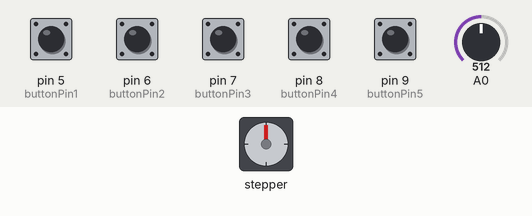
Simulated run of this sketch. Board: Arduino Uno, built with avr-gcc and run on an emulated ATmega328P. Shown: stepper motor. Wiring (inferred from the names in the program): stepper motor driver (400 steps per turn assumed): step pin 4; direction pin 3. The test bench sets the inputs (shaded band); at power-on: pin 5 (buttonPin1), pin 6 (buttonPin2), pin 7 (buttonPin3), pin 8 (buttonPin4), pin 9 (buttonPin5) LOW, A0 = 512. What the sketch prints to the serial monitor is not drawn.

Above: at 1.2 s.
1.3 s: pin 5 (buttonPin1) pulled HIGH for 0.15 s
4.4 s: pin 9 (buttonPin5) pulled HIGH for 0.15 s
7.5 s: pin 6 (buttonPin2) pulled HIGH for 0.15 s
10.6 s: pin 9 (buttonPin5) pulled HIGH for 1 s
13.8 s: pin 7 (buttonPin3) pulled HIGH for 0.15 s
16.9 s: pin 6 (buttonPin2) driven HIGH and pin 9 (buttonPin5) driven HIGH
Timing chart, 0 to 67.4 s (numbered marks = the images above; inputs shaded):
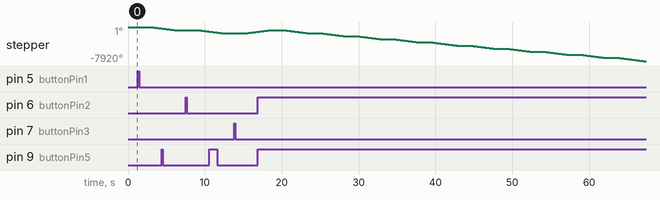

Measured:
- after the input at 1.3 s, stepper: keeps turning counter-clockwise at about 225°/s, starting after 1.6 s
- after the input at 7.5 s, stepper: keeps turning counter-clockwise at about 225°/s, starting after 1.6 s
- after the input at 13.8 s, stepper: keeps turning clockwise at about 226°/s, starting after 1.6 s

The sketch:

STEM1ArduinoCode.ino
```cpp
// (licence header left out)
#include "arduinoFFT.h"

#define SAMPLES 128             //SAMPLES-pt FFT. Must be a base 2 number. Max 128 for Arduino Uno.
#define SAMPLING_FREQUENCY 2640 //Ts = Based on Nyquist, must be 2 times the highest expected frequency.

arduinoFFT FFT = arduinoFFT();

unsigned int samplingPeriod;
unsigned long microSeconds;

double vReal[SAMPLES]; //create vector of size SAMPLES to hold real values
double vImag[SAMPLES]; //create vector of size SAMPLES to hold imaginary values
double peak[20];
const int buttonPin1 = 5;     // the number of the pushbutton pin
const int buttonPin2 = 6;     // the number of the pushbutton pin
const int buttonPin3 = 7;     // the number of the pushbutton pin
const int buttonPin4 = 8;     // the number of the pushbutton pin
const int buttonPin5 = 9;     // the number of the pushbutton pin

const int dirPin = 3;
const int stepPin = 4;
const int stepsPerRevolution = 400;

const double stringG = 196.0;
const double stringD = 293.6;
const double stringA = 440.0;
const double stringE = 659.3;

int TrueOrFalse;
int buttonState1 = 0;         // variable for reading the pushbutton status
int buttonState2 = 0;         // variable for reading the pushbutton status
int buttonState3 = 0;         // variable for reading the pushbutton status
int buttonState4 = 0;         // variable for reading the pushbutton status
int buttonState5 = 0;         // variable for reading the pushbutton status

int stringFrequency;
void setup()
{
  pinMode(stepPin, OUTPUT);
  pinMode(dirPin, OUTPUT);
     pinMode(buttonPin1, INPUT);
    pinMode(buttonPin2, INPUT);
    pinMode(buttonPin3, INPUT);
    pinMode(buttonPin4, INPUT);
    Serial.begin(115200); //Baud rate for the Serial Monitor
    samplingPeriod = round(1000000*(1.0/SAMPLING_FREQUENCY)); //Period in microseconds
    }


void loop()
{
   // read the state of the pushbutton value:
  buttonState1 = digitalRead(buttonPin1);
  // check if the pushbutton is pressed. If it is, the buttonState is HIGH:
  if (buttonState1 == HIGH) {
        Serial.println("G String Mode");
        TrueOrFalse = 1;
        stringFrequency = stringG;
  }

  // read the state of the pushbutton value:
  buttonState2 = digitalRead(buttonPin2);

  // check if the pushbutton is pressed. If it is, the buttonState is HIGH:
  if (buttonState2 == HIGH) {
    Serial.print("D String Mode");
    TrueOrFalse = 1;
    stringFrequency = stringD;
  }
  buttonState3 = digitalRead(buttonPin3);

  // check if the pushbutton is  pressed. If it is, the buttonState is HIGH:
  if (buttonState3 == HIGH) {
        Serial.println("A String Mode");
       TrueOrFalse = 1;
       stringFrequency = stringA;

  }
  // read the state of the pushbutton value:
  buttonState4 = digitalRead(buttonPin4);

  // check if the pushbutton is pressed. If it is, the buttonState is HIGH:
  if (buttonState4 == HIGH) {
        Serial.println("E String Mode");

       TrueOrFalse = 1;
       stringFrequency = stringE;
  }

  while(TrueOrFalse == 1) {
  for(int j = 0;j<7;j++) {
    frequencydetect(j);
  }
    frequencymotor(stringFrequency);


}
}
void frequencydetect(int j)
{

    for(int i=0; i<SAMPLES; i++)
    {
       //offbutton
  buttonState5 = digitalRead(buttonPin5);
  if(buttonState5 == HIGH) {
    TrueOrFalse = 0;
    Serial.println("End");

  }
        microSeconds = micros();    //Returns the number of microseconds since the Arduino board began running the current script.

        vReal[i] = analogRead(0); //Reads the value from analog pin 0 (A0), quantize it and save it as a real term.
        vImag[i] = 0; //Makes imaginary term 0 always

        /*remaining wait time between samples if necessary*/
        while(micros() < (microSeconds + samplingPeriod))
        {
          //do nothing
        }
    }

    /*Perform FFT on samples*/
    FFT.Windowing(vReal, SAMPLES, FFT_WIN_TYP_HAMMING, FFT_FORWARD);
    FFT.Compute(vReal, vImag, SAMPLES, FFT_FORWARD);
    FFT.ComplexToMagnitude(vReal, vImag, SAMPLES);

    /*Find peak frequency and print peak*/
    double peak1 = FFT.MajorPeak(vReal, SAMPLES, SAMPLING_FREQUENCY);
        peak1 = -0.973485 + 0.96289*peak1 + 9.18623*pow(10,-6) * pow(peak1,2);
    if(peak1 > 5 && peak1<1000) {
         Serial.println(peak1);     //Print out the most dominant frequency.
           peak[j] = peak1;
    }
}

void frequencymotor(int stringFrequency) {

  int counter = 1;
  int currentnum = 0;
  int avgtotal = 0;
  double currenttotal = 0;
  for(int i = 0;i<7; i++) {
     //offbutton
  buttonState5 = digitalRead(buttonPin5);
  if(buttonState5 == HIGH) {
    TrueOrFalse = 0;
    Serial.println("End");

  }
  if(peak[i] - peak[i+1]<10 && peak[i]-peak[i+1]>-10) {
    counter ++;
    currenttotal += peak[i];
    if(counter>3) {
      currenttotal += peak[i+1];
      int avgtotal = currenttotal/counter;

      String string3 = "Target Frequency: ";
      String stringTargetFrequency = string3 + stringFrequency;
      Serial.println(stringTargetFrequency);
      String string2 = "Average Total: ";
      String stringAvgTotal = string2 + avgtotal;
      Serial.println(stringAvgTotal);
      String string4 = "Total: ";
      String stringTotal = string4 + currenttotal;
      Serial.println(stringTotal);


      if(avgtotal - stringFrequency < 2 && avgtotal - stringFrequency > -2)
        {
          Serial.println("String is tuned");
          TrueOrFalse = 0;
          counter = 1;
          currenttotal = 0;

        }
      else if(avgtotal < stringFrequency) {
       // Set motor direction clockwise

         if(stringFrequency<300) { // Spin motor quickly
              digitalWrite(dirPin, LOW);

          for(int x = 0; x < stepsPerRevolution; x++)
              {
            digitalWrite(stepPin, HIGH);
           delayMicroseconds(2000);
           digitalWrite(stepPin, LOW);
             delayMicroseconds(2000);
               }
         }
         else {
              digitalWrite(dirPin, HIGH);

                for(int x = 0; x < stepsPerRevolution; x++)
              {
            digitalWrite(stepPin, HIGH);
           delayMicroseconds(2000);
           digitalWrite(stepPin, LOW);
             delayMicroseconds(2000);
               }
         }
        Serial.println("Tighten String");
        counter = 1;
        currenttotal = 0;

      }

      else if(avgtotal> stringFrequency) {
         if(stringFrequency<300) {
        digitalWrite(dirPin, HIGH);

          // Spin motor quickly
          for(int x = 0; x < stepsPerRevolution; x++)
              {
            digitalWrite(stepPin, HIGH);
           delayMicroseconds(2000);
           digitalWrite(stepPin, LOW);
             delayMicroseconds(2000);
               }
         }
         else {
           digitalWrite(dirPin, LOW);

          // Spin motor quickly
          for(int x = 0; x < stepsPerRevolution; x++)
              {
            digitalWrite(stepPin, HIGH);
           delayMicroseconds(2000);
           digitalWrite(stepPin, LOW);
             delayMicroseconds(2000);
               }
         }
        Serial.println("Loosen String");
        counter = 1;
        currenttotal = 0;

      }


   else {
    counter = 1;
    currenttotal = 0;
   }
  }
  }
  }

}
```
